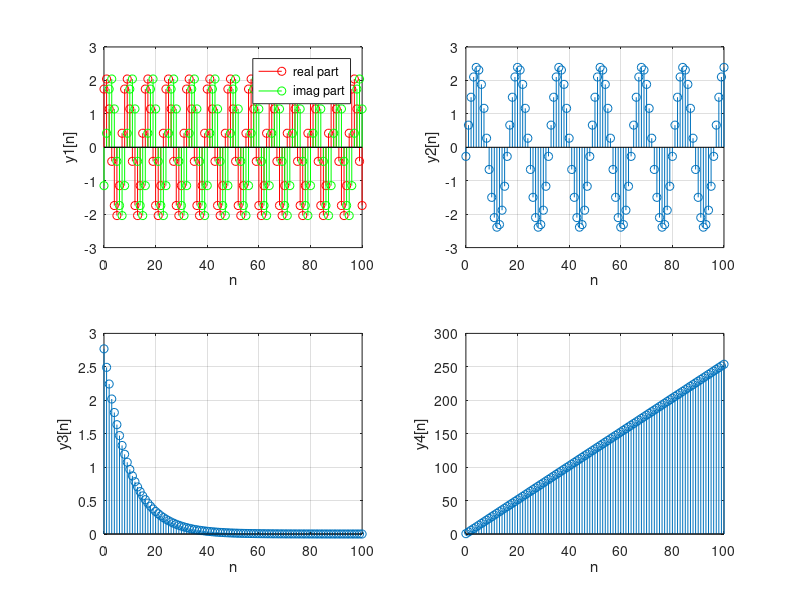

This chart was generated by the following MATLAB code:
n = -20:100;
n_ = 0:100;
x1=exp(1i*pi/4*n);
x2=sin(pi*n/8+pi/16);
x3=exp(log(9/10)*n);
x4=n+1;

a=[1 -0.25];
b=[1 0.9];
y1=filter(b,a,x1);
y2=filter(b,a,x2);
y3=filter(b,a,x3);
y4=filter(b,a,x4);
figure;
subplot(2,2,1);
stem(n_,real(y1(21:121)),'r');hold on;
stem(n_,imag(y1(21:121)),'g');xlabel('n');ylabel('y1[n]');grid on;legend('real part','imag part')
subplot(2,2,2);
stem(n_,y2(21:121));xlabel('n');ylabel('y2[n]');grid on;
subplot(2,2,3);
stem(n_,y3(21:121));xlabel('n');ylabel('y3[n]');grid on;
subplot(2,2,4);
stem(n_,y4(21:121));xlabel('n');ylabel('y4[n]');grid on;